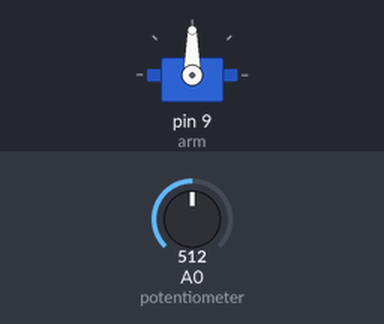
A sketch run on a simulated Arduino Uno, built with avr-gcc and run on an emulated ATmega328P. On the bench: servo. The test bench sets the inputs (shaded band); at power-on: A0 (potentiometer) = 512.

Above: at 1.2 s.
1.3 s: A0 (potentiometer) set to 716
At 2.5 s:
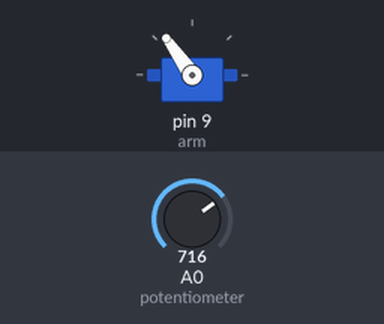
2.8 s: A0 (potentiometer) set to 900
At 3.5 s:
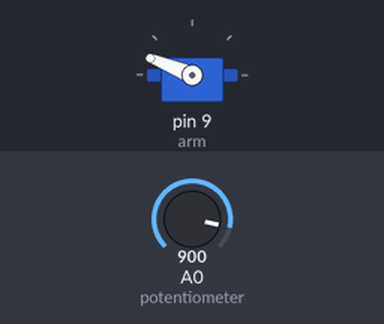
4.3 s: A0 (potentiometer) set to 1023
At 4.9 s:
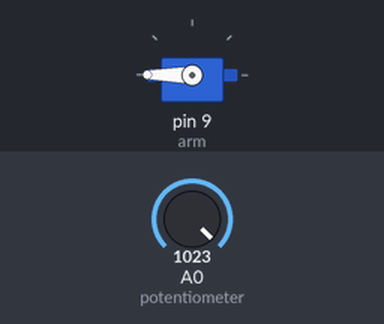
5.8 s: A0 (potentiometer) set to 306
At 7.0 s:
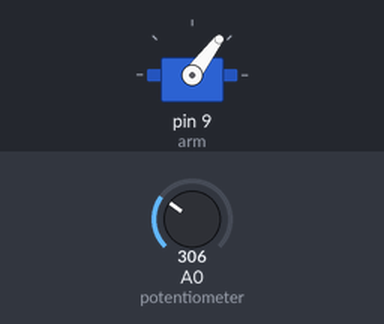
7.3 s: A0 (potentiometer) set to 122
At 8.5 s:
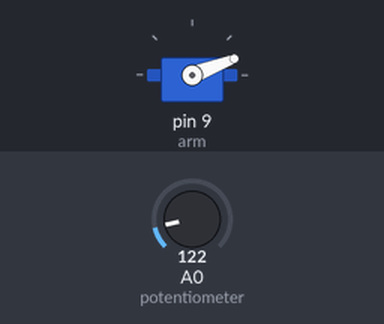
Timing chart, 0 to 9.8 s (numbered marks = the images above; inputs shaded):
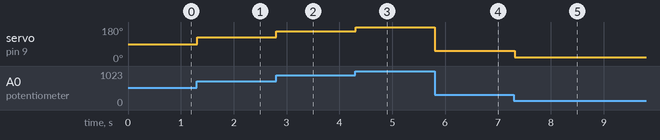

Measured:
- after the input at 1.3 s, servo on pin 9 (arm): 90° → 125° at once
- after the input at 2.8 s, servo on pin 9 (arm): 125° → 158° at once
- after the input at 4.3 s, servo on pin 9 (arm): 158° → 180° at once
- after the input at 5.8 s, servo on pin 9 (arm): 180° → 53° at once
- after the input at 7.3 s, servo on pin 9 (arm): 53° → 21° at once

The sketch:

sketch.ino
```cpp
#include <Servo.h>

Servo arm;

void setup() {
  arm.attach(9);
}

void loop() {
  int knob = analogRead(A0);
  arm.write(map(knob, 0, 1023, 0, 180));
  delay(15);
}
```
